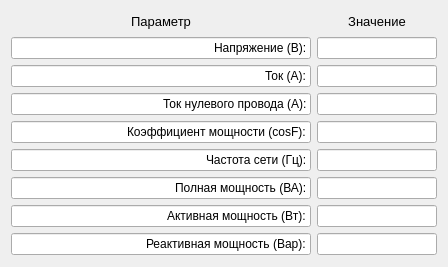
<?xml version="1.0" encoding="UTF-8"?>
<ui version="4.0">
 <class>widget_power_data_1f</class>
 <widget class="QWidget" name="widget_power_data_1f">
  <property name="geometry">
   <rect>
    <x>0</x>
    <y>0</y>
    <width>400</width>
    <height>267</height>
   </rect>
  </property>
  <property name="windowTitle">
   <string>Form</string>
  </property>
  <layout class="QVBoxLayout" name="verticalLayout">
   <item>
    <layout class="QGridLayout" name="gridLayout">
     <item row="0" column="0">
      <widget class="QLabel" name="label">
       <property name="sizePolicy">
        <sizepolicy hsizetype="Preferred" vsizetype="Minimum">
         <horstretch>0</horstretch>
         <verstretch>0</verstretch>
        </sizepolicy>
       </property>
       <property name="minimumSize">
        <size>
         <width>300</width>
         <height>20</height>
        </size>
       </property>
       <property name="font">
        <font>
         <pointsize>10</pointsize>
        </font>
       </property>
       <property name="text">
        <string>Параметр</string>
       </property>
       <property name="alignment">
        <set>Qt::AlignCenter</set>
       </property>
      </widget>
     </item>
     <item row="0" column="1">
      <widget class="QLabel" name="label_2">
       <property name="sizePolicy">
        <sizepolicy hsizetype="Minimum" vsizetype="Minimum">
         <horstretch>0</horstretch>
         <verstretch>0</verstretch>
        </sizepolicy>
       </property>
       <property name="minimumSize">
        <size>
         <width>60</width>
         <height>20</height>
        </size>
       </property>
       <property name="font">
        <font>
         <pointsize>10</pointsize>
        </font>
       </property>
       <property name="text">
        <string>Значение</string>
       </property>
       <property name="alignment">
        <set>Qt::AlignCenter</set>
       </property>
      </widget>
     </item>
     <item row="1" column="0">
      <widget class="QLineEdit" name="lineEdit">
       <property name="sizePolicy">
        <sizepolicy hsizetype="Preferred" vsizetype="Minimum">
         <horstretch>0</horstretch>
         <verstretch>0</verstretch>
        </sizepolicy>
       </property>
       <property name="minimumSize">
        <size>
         <width>300</width>
         <height>20</height>
        </size>
       </property>
       <property name="text">
        <string>Напряжение (В):</string>
       </property>
       <property name="alignment">
        <set>Qt::AlignRight|Qt::AlignTrailing|Qt::AlignVCenter</set>
       </property>
       <property name="readOnly">
        <bool>true</bool>
       </property>
      </widget>
     </item>
     <item row="1" column="1">
      <widget class="QLineEdit" name="lineEdit_2">
       <property name="sizePolicy">
        <sizepolicy hsizetype="Minimum" vsizetype="Minimum">
         <horstretch>0</horstretch>
         <verstretch>0</verstretch>
        </sizepolicy>
       </property>
       <property name="minimumSize">
        <size>
         <width>120</width>
         <height>0</height>
        </size>
       </property>
       <property name="readOnly">
        <bool>true</bool>
       </property>
      </widget>
     </item>
     <item row="2" column="0">
      <widget class="QLineEdit" name="lineEdit_3">
       <property name="sizePolicy">
        <sizepolicy hsizetype="Preferred" vsizetype="Minimum">
         <horstretch>0</horstretch>
         <verstretch>0</verstretch>
        </sizepolicy>
       </property>
       <property name="minimumSize">
        <size>
         <width>300</width>
         <height>20</height>
        </size>
       </property>
       <property name="text">
        <string>Ток (А):</string>
       </property>
       <property name="alignment">
        <set>Qt::AlignRight|Qt::AlignTrailing|Qt::AlignVCenter</set>
       </property>
       <property name="readOnly">
        <bool>true</bool>
       </property>
      </widget>
     </item>
     <item row="2" column="1">
      <widget class="QLineEdit" name="lineEdit_4">
       <property name="sizePolicy">
        <sizepolicy hsizetype="Minimum" vsizetype="Minimum">
         <horstretch>0</horstretch>
         <verstretch>0</verstretch>
        </sizepolicy>
       </property>
       <property name="minimumSize">
        <size>
         <width>120</width>
         <height>0</height>
        </size>
       </property>
       <property name="readOnly">
        <bool>true</bool>
       </property>
      </widget>
     </item>
     <item row="3" column="0">
      <widget class="QLineEdit" name="lineEdit_5">
       <property name="sizePolicy">
        <sizepolicy hsizetype="Preferred" vsizetype="Minimum">
         <horstretch>0</horstretch>
         <verstretch>0</verstretch>
        </sizepolicy>
       </property>
       <property name="minimumSize">
        <size>
         <width>300</width>
         <height>20</height>
        </size>
       </property>
       <property name="text">
        <string>Ток нулевого провода (A):</string>
       </property>
       <property name="alignment">
        <set>Qt::AlignRight|Qt::AlignTrailing|Qt::AlignVCenter</set>
       </property>
       <property name="readOnly">
        <bool>true</bool>
       </property>
      </widget>
     </item>
     <item row="3" column="1">
      <widget class="QLineEdit" name="lineEdit_6">
       <property name="sizePolicy">
        <sizepolicy hsizetype="Minimum" vsizetype="Minimum">
         <horstretch>0</horstretch>
         <verstretch>0</verstretch>
        </sizepolicy>
       </property>
       <property name="minimumSize">
        <size>
         <width>120</width>
         <height>0</height>
        </size>
       </property>
       <property name="readOnly">
        <bool>true</bool>
       </property>
      </widget>
     </item>
     <item row="4" column="0">
      <widget class="QLineEdit" name="lineEdit_7">
       <property name="sizePolicy">
        <sizepolicy hsizetype="Preferred" vsizetype="Minimum">
         <horstretch>0</horstretch>
         <verstretch>0</verstretch>
        </sizepolicy>
       </property>
       <property name="minimumSize">
        <size>
         <width>300</width>
         <height>20</height>
        </size>
       </property>
       <property name="text">
        <string>Коэффициент мощности (cosF):</string>
       </property>
       <property name="alignment">
        <set>Qt::AlignRight|Qt::AlignTrailing|Qt::AlignVCenter</set>
       </property>
       <property name="readOnly">
        <bool>true</bool>
       </property>
      </widget>
     </item>
     <item row="4" column="1">
      <widget class="QLineEdit" name="lineEdit_8">
       <property name="sizePolicy">
        <sizepolicy hsizetype="Minimum" vsizetype="Minimum">
         <horstretch>0</horstretch>
         <verstretch>0</verstretch>
        </sizepolicy>
       </property>
       <property name="minimumSize">
        <size>
         <width>120</width>
         <height>0</height>
        </size>
       </property>
       <property name="readOnly">
        <bool>true</bool>
       </property>
      </widget>
     </item>
     <item row="5" column="0">
      <widget class="QLineEdit" name="lineEdit_9">
       <property name="sizePolicy">
        <sizepolicy hsizetype="Preferred" vsizetype="Minimum">
         <horstretch>0</horstretch>
         <verstretch>0</verstretch>
        </sizepolicy>
       </property>
       <property name="minimumSize">
        <size>
         <width>300</width>
         <height>20</height>
        </size>
       </property>
       <property name="text">
        <string>Частота сети (Гц):</string>
       </property>
       <property name="alignment">
        <set>Qt::AlignRight|Qt::AlignTrailing|Qt::AlignVCenter</set>
       </property>
       <property name="readOnly">
        <bool>true</bool>
       </property>
      </widget>
     </item>
     <item row="5" column="1">
      <widget class="QLineEdit" name="lineEdit_10">
       <property name="sizePolicy">
        <sizepolicy hsizetype="Minimum" vsizetype="Minimum">
         <horstretch>0</horstretch>
         <verstretch>0</verstretch>
        </sizepolicy>
       </property>
       <property name="minimumSize">
        <size>
         <width>120</width>
         <height>0</height>
        </size>
       </property>
       <property name="readOnly">
        <bool>true</bool>
       </property>
      </widget>
     </item>
     <item row="6" column="0">
      <widget class="QLineEdit" name="lineEdit_11">
       <property name="sizePolicy">
        <sizepolicy hsizetype="Preferred" vsizetype="Minimum">
         <horstretch>0</horstretch>
         <verstretch>0</verstretch>
        </sizepolicy>
       </property>
       <property name="minimumSize">
        <size>
         <width>300</width>
         <height>20</height>
        </size>
       </property>
       <property name="text">
        <string>Полная мощность (ВА):</string>
       </property>
       <property name="alignment">
        <set>Qt::AlignRight|Qt::AlignTrailing|Qt::AlignVCenter</set>
       </property>
       <property name="readOnly">
        <bool>true</bool>
       </property>
      </widget>
     </item>
     <item row="6" column="1">
      <widget class="QLineEdit" name="lineEdit_12">
       <property name="sizePolicy">
        <sizepolicy hsizetype="Minimum" vsizetype="Minimum">
         <horstretch>0</horstretch>
         <verstretch>0</verstretch>
        </sizepolicy>
       </property>
       <property name="minimumSize">
        <size>
         <width>120</width>
         <height>0</height>
        </size>
       </property>
       <property name="readOnly">
        <bool>true</bool>
       </property>
      </widget>
     </item>
     <item row="7" column="0">
      <widget class="QLineEdit" name="lineEdit_13">
       <property name="sizePolicy">
        <sizepolicy hsizetype="Preferred" vsizetype="Minimum">
         <horstretch>0</horstretch>
         <verstretch>0</verstretch>
        </sizepolicy>
       </property>
       <property name="minimumSize">
        <size>
         <width>300</width>
         <height>20</height>
        </size>
       </property>
       <property name="text">
        <string>Активная мощность (Вт):</string>
       </property>
       <property name="alignment">
        <set>Qt::AlignRight|Qt::AlignTrailing|Qt::AlignVCenter</set>
       </property>
       <property name="readOnly">
        <bool>true</bool>
       </property>
      </widget>
     </item>
     <item row="7" column="1">
      <widget class="QLineEdit" name="lineEdit_14">
       <property name="sizePolicy">
        <sizepolicy hsizetype="Minimum" vsizetype="Minimum">
         <horstretch>0</horstretch>
         <verstretch>0</verstretch>
        </sizepolicy>
       </property>
       <property name="minimumSize">
        <size>
         <width>120</width>
         <height>0</height>
        </size>
       </property>
       <property name="readOnly">
        <bool>true</bool>
       </property>
      </widget>
     </item>
     <item row="8" column="0">
      <widget class="QLineEdit" name="lineEdit_15">
       <property name="sizePolicy">
        <sizepolicy hsizetype="Preferred" vsizetype="Minimum">
         <horstretch>0</horstretch>
         <verstretch>0</verstretch>
        </sizepolicy>
       </property>
       <property name="minimumSize">
        <size>
         <width>300</width>
         <height>20</height>
        </size>
       </property>
       <property name="text">
        <string>Реактивная мощность (Вар):</string>
       </property>
       <property name="alignment">
        <set>Qt::AlignRight|Qt::AlignTrailing|Qt::AlignVCenter</set>
       </property>
       <property name="readOnly">
        <bool>true</bool>
       </property>
      </widget>
     </item>
     <item row="8" column="1">
      <widget class="QLineEdit" name="lineEdit_16">
       <property name="sizePolicy">
        <sizepolicy hsizetype="Minimum" vsizetype="Minimum">
         <horstretch>0</horstretch>
         <verstretch>0</verstretch>
        </sizepolicy>
       </property>
       <property name="minimumSize">
        <size>
         <width>120</width>
         <height>0</height>
        </size>
       </property>
       <property name="readOnly">
        <bool>true</bool>
       </property>
      </widget>
     </item>
    </layout>
   </item>
   <item>
    <spacer name="verticalSpacer">
     <property name="orientation">
      <enum>Qt::Vertical</enum>
     </property>
     <property name="sizeHint" stdset="0">
      <size>
       <width>20</width>
       <height>40</height>
      </size>
     </property>
    </spacer>
   </item>
  </layout>
 </widget>
 <resources/>
 <connections/>
</ui>
